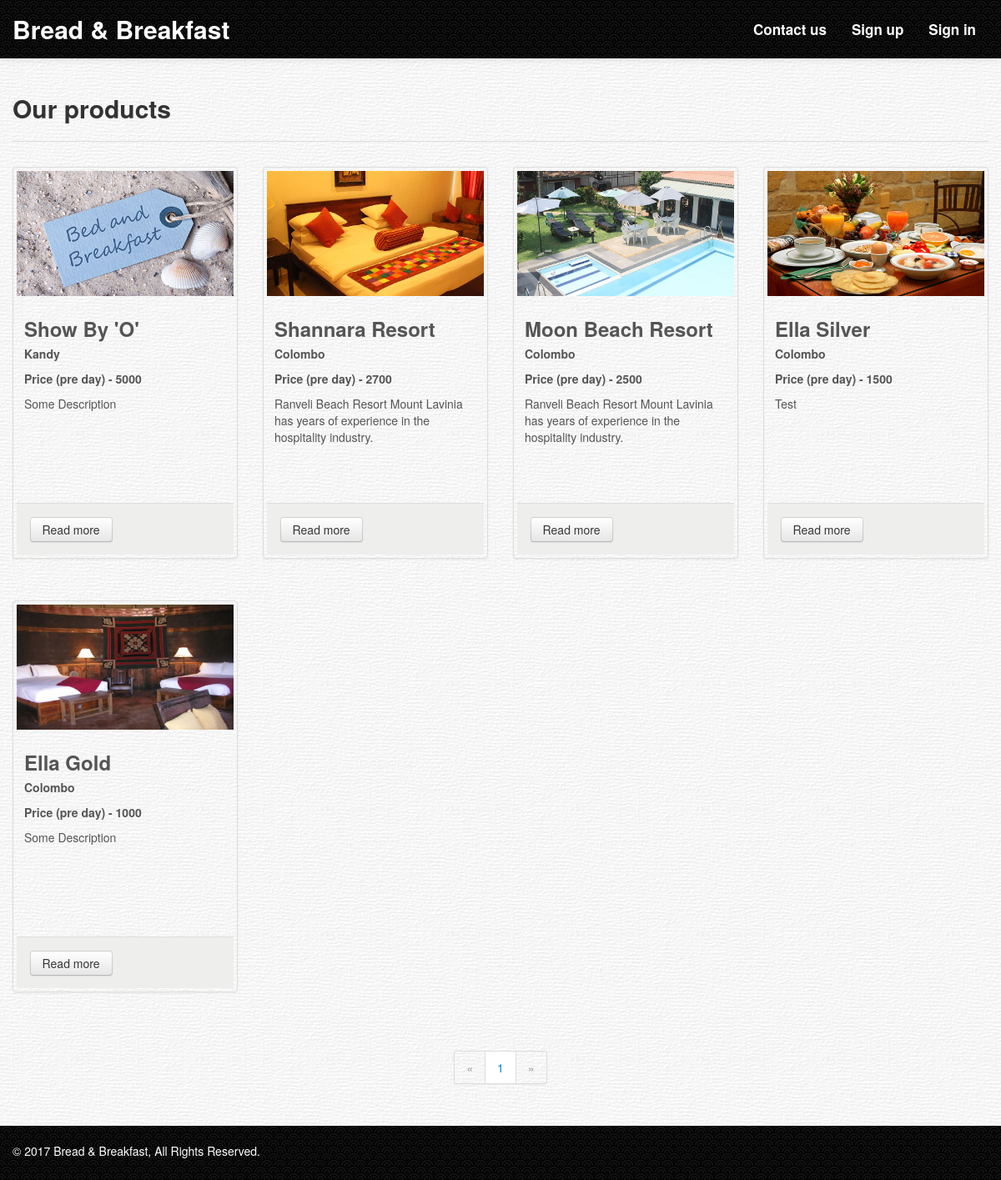
Screenshot of /view_lodging.php with the database file from the repository.
### tables this page shows
CREATE TABLE `lodging` (
  `id` int(11) NOT NULL AUTO_INCREMENT,
  `name` varchar(200) NOT NULL,
  `price` int(11) NOT NULL,
  `description` text NOT NULL,
  `long_description` text,
  `location` varchar(50) NOT NULL,
  `image_url` text NOT NULL,
  `availability` tinyint(1) DEFAULT '1' COMMENT '1 - available 0 - unavailable',
  `user_id` int(11) NOT NULL,
  `created_date` timestamp NOT NULL DEFAULT CURRENT_TIMESTAMP,
  `status` tinyint(1) DEFAULT '1',
  PRIMARY KEY (`id`)
);

### view_lodging.php (the view, shortened to what this page needs)
<?php
	include_once("config/db_config.php");
	include('layouts/header.php');
  $P_Search   = "";
  $pagination = "";
  $search     = "";
  $p_num      = "";
?>
    <div class="content">
        <div class="container">
          <div class="page-header">
            <h2>Our products</h2>
          </div>
        <?php
          if (isset($_GET['P_Search'])) {
            $search   = $_GET['P_Search'];
            $P_Search = 'WHERE availability = "1" AND name LIKE "%'.$_GET['P_Search'].'%" OR price LIKE "%'.$_GET['P_Search'].'%" OR location LIKE "%'.$_GET['P_Search'].'%"';
          } else {
            $P_Search = 'WHERE availability = "1"';
          }
          $results      = $connection->query("SELECT * FROM lodging $P_Search ORDER BY id DESC $pagination");
          $all_results  = $connection->query("SELECT * FROM lodging $P_Search");
          $result_count = mysqli_num_rows($results);
			    $all_count    = mysqli_num_rows($all_results);
            if ($result_count>0) {
              $column_per_row = 4;
              $row_count = ceil($result_count/$column_per_row);
              $row_arry = array();
                for ($x=1; $x <= $row_count; $x++) {
                  $column = (($column_per_row*$x)-$column_per_row)+1;
                  $row_arry += array($x => $column);
                }
              $xy = 1;
              while($obj = $results->fetch_object())
              {
                  if (in_array($xy, $row_arry)) {
                    echo '<div class="row-fluid">
                            <ul class="thumbnails">';
                  }
                    ?>
                    <li class="span3">
                    <form action="lodging_detail_view.php" method="post">
                      <div class="thumbnail">
                        <img src="<?php echo $obj->image_url;?>" alt="product name" style="height: 150px">
                        <div class="caption">
                          <h3 style="margin-bottom: 0px;"><?php echo $obj->name;?></h3>
                          <h5 style="margin-top: 0px;"><?php echo $obj->location;?></h5>
                          <h5>Price (pre day) - <?php echo $obj->price;?></h5>
                          <p style="height: 110px;">
                            <?php echo $obj->description;?>
                          </p>
                        </div>
                        <div class="widget-footer">
                          <p>
                            <button class="btn">Read more</button>
                          </p>
                        </div>
                      </div>
                    </form>
                    </li>
                  <?php
                    if (is_int($xy/$column_per_row)) {
                        echo '</ul></div>';
                    }
                    $xy++;
                }
            	} else {
                	echo '<div class="alert alert-danger alert-dismissible" role="alert" style="text-align: center;">
                          	<button type="button" class="close" data-dismiss="alert" aria-label="Close"><span aria-hidden="true">&times;</span></button>
                          	<strong>Oops!</strong> Products Not Found !.
                    	</div>';
            	}
        ?>
            </ul>
          </div>
          <div class="pagination pagination-centered">
                <ul>
                  <li class="disabled">
                    <a>&laquo;</a>
                  </li>
                  <?php
                    $column_per_rows = 12;
                    $row_counts = ceil($all_count/$column_per_rows);
                    for ($i=0; $i < $row_counts; $i++) {
                      $pagination_no = $i+1;
                      $pagination_count = $i*12;
                  ?>
                  <li <?php if ($pagination_count == $p_num) { echo 'class="active"'; }?> >
                    <a href="view_lodging.php?pagination=<?php echo $pagination_count; ?>&P_Search=<?php echo $search;?>">
                      <?php echo $pagination_no; ?>
                    </a>
                  </li>
                  <?php } ?>
                  <li class="disabled">
                    <a>&raquo;</a>
                  </li>
                </ul>
          </div>
        </div>
    </div>
<?php
	include('layouts/footer.php');
?>

### assets/css/boot-business.css (style rules this page uses)
.content { padding: 30px 0; background: url('../img/content.png'); }
.thumbnail img { width: 100%; }
.page-header { margin: 0 0 30px; border-bottom: 1px solid #ddd; }
.widget-footer { padding: 6%; background-color: #EEEEEC; border-top: 1px solid #DDD; }
.widget-footer p { margin: 0; }
@media (min-width: 1200px) { body { padding-top: 70px; } }

### rows the page displays
lodging: image_url (picture), name "Show By 'O'", location "Kandy", price "5000", description "Some Description"
lodging: image_url (picture), name "Shannara Resort", location "Colombo", price "2700", description "Ranveli Beach Resort Mount Lavinia has years of experience in the hospitality industry."
lodging: image_url (picture), name "Moon Beach Resort", location "Colombo", price "2500", description "Ranveli Beach Resort Mount Lavinia has years of experience in the hospitality industry."
lodging: image_url (picture), name "Ella Silver", location "Colombo", price "1500", description "Test"
lodging: image_url (picture), name "Ella Gold", location "Colombo", price "1000", description "Some Description"

### other values shown
$pagination_no "1"
